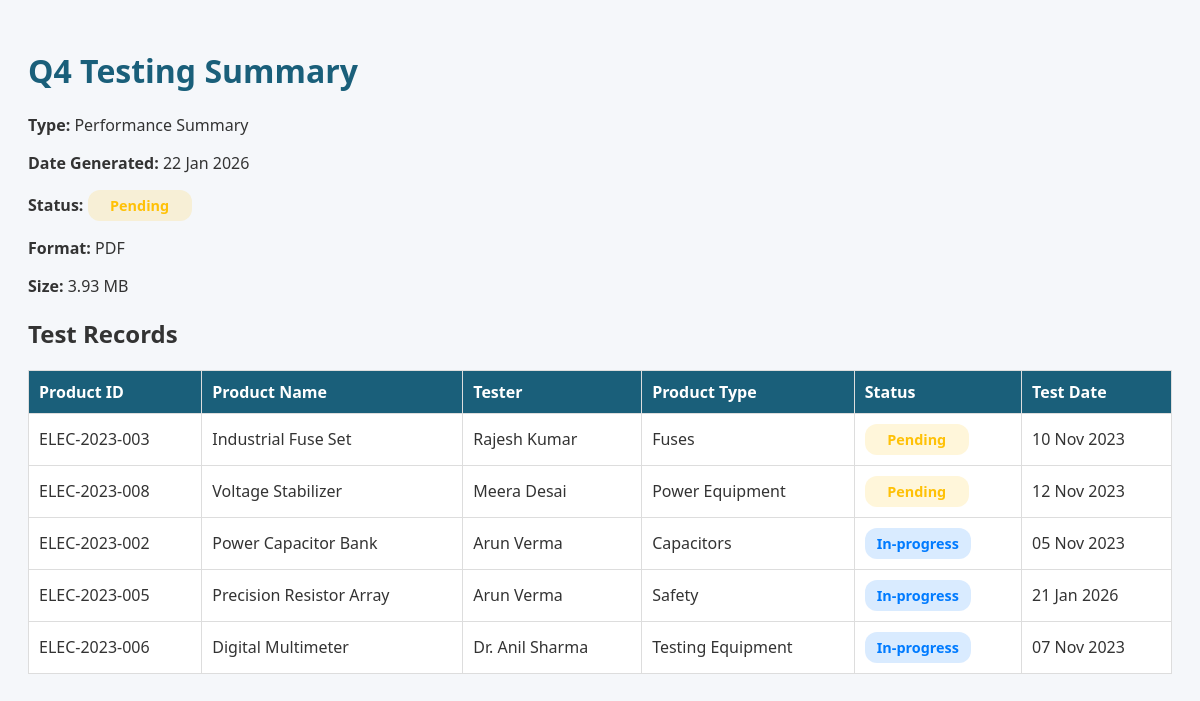
The app's page /api/view_report.php?id=20 with its own data.
### tables this page shows
CREATE TABLE `generated_reports` (
  `report_id` int(11) NOT NULL,
  `report_name` varchar(255) NOT NULL,
  `report_type` varchar(100) NOT NULL,
  `date_generated` date NOT NULL,
  `format` varchar(50) NOT NULL,
  `status` enum('completed','processing','pending','failed') NOT NULL,
  `size` varchar(50) NOT NULL,
  `generated_by` int(11) DEFAULT NULL
);

CREATE TABLE `testing_records` (
  `test_id` int(11) NOT NULL,
  `product_id` varchar(20) NOT NULL,
  `test_date` date NOT NULL,
  `test_type` varchar(100) NOT NULL,
  `test_name` varchar(50) DEFAULT NULL,
  `voltage_rating` varchar(20) DEFAULT NULL,
  `status` varchar(20) DEFAULT NULL,
  `result` varchar(50) DEFAULT NULL,
  `notes` text DEFAULT NULL,
  `created_by` int(11) DEFAULT NULL,
  `created_at` timestamp NOT NULL DEFAULT current_timestamp(),
  `tester_name` varchar(255) DEFAULT NULL,
  `tester_id` int(11) DEFAULT NULL
);

CREATE TABLE `products` (
  `product_id` varchar(20) NOT NULL,
  `name` varchar(255) NOT NULL,
  `category` varchar(50) NOT NULL,
  `voltage_rating` varchar(20) NOT NULL,
  `certification` varchar(50) NOT NULL,
  `description` text NOT NULL,
  `price` decimal(10,2) NOT NULL,
  `stock` int(11) NOT NULL,
  `badge` varchar(20) DEFAULT NULL,
  `featured` tinyint(1) DEFAULT 0,
  `created_at` timestamp NOT NULL DEFAULT current_timestamp(),
  `image` varchar(255) DEFAULT NULL
);

CREATE TABLE `testers` (
  `tester_id` int(11) NOT NULL,
  `tester_name` varchar(255) DEFAULT NULL
);

### api/view_report.php (the view, shortened to what this page needs)
<?php
include("../config/conn.php");
$report_id = $_GET['id'] ?? null;
$stmt = $conn->prepare("SELECT * FROM generated_reports WHERE report_id = ?");
$stmt->bind_param("i", $report_id);
$stmt->execute();
$report = $stmt->get_result()->fetch_assoc();
$testStmt = $conn->prepare("
    SELECT
        tr.test_id,
        tr.product_id,
        p.name AS product_name,
        t.tester_name,
        tr.test_type,
        tr.status,
        tr.test_date
    FROM testing_records tr
    LEFT JOIN products p ON tr.product_id = p.product_id
    LEFT JOIN testers t ON tr.tester_id = t.tester_id
    ORDER BY RAND()
    LIMIT 5
");
$testStmt->execute();
$records = $testStmt->get_result()->fetch_all(MYSQLI_ASSOC);
?>
<!DOCTYPE html>
<html lang="en">
<head>
    <link rel="stylesheet" href="https://cdnjs.cloudflare.com/ajax/libs/font-awesome/6.4.0/css/all.min.css">
</head>
<body>
    <h1><?= htmlspecialchars($report['report_name']) ?></h1>
    <p><strong>Type:</strong> <?= htmlspecialchars($report['report_type']) ?></p>
    <p><strong>Date Generated:</strong> <?= date('d M Y', strtotime($report['date_generated'])) ?></p>
    <p><strong>Status:</strong>
        <span class="status-badge <?= $report['status'] == 'completed' ? 'status-completed' : ($report['status'] == 'in-progress' ? 'status-in-progress' : 'status-pending') ?>">
            <?= ucfirst($report['status']) ?>
        </span>
    </p>
    <p><strong>Format:</strong> <?= strtoupper($report['format']) ?></p>
    <p><strong>Size:</strong> <?= htmlspecialchars($report['size'] ?? '-') ?></p>
    <h2>Test Records</h2>
    <table>
        <thead>
            <tr>
                <th>Product ID</th>
                <th>Product Name</th>
                <th>Tester</th>
                <th>Product Type</th>
                <th>Status</th>
                <th>Test Date</th>
            </tr>
        </thead>
        <tbody>
            <?php foreach ($records as $r): ?>
                <tr>
                    <td><?= htmlspecialchars($r['product_id'] ?? 'N/A') ?></td>
                    <td><?= htmlspecialchars($r['product_name'] ?? 'N/A') ?></td>
                    <td><?= htmlspecialchars($r['tester_name'] ?? 'N/A') ?></td>
                    <td><?= htmlspecialchars($r['test_type'] ?? 'N/A') ?></td>
                    <td>
                        <?php
                        $statusClass = 'status-pending';
                        if (($r['status'] ?? '') == 'completed') $statusClass = 'status-completed';
                        elseif (($r['status'] ?? '') == 'in-progress') $statusClass = 'status-in-progress';
                        elseif (($r['status'] ?? '') == 'failed') $statusClass = 'status-failed';
                        ?>
                        <span class="status-badge <?= $statusClass ?>"><?= ucfirst($r['status'] ?? 'Pending') ?></span>
                    </td>
                    <td><?= date('d M Y', strtotime($r['test_date'] ?? date('Y-m-d'))) ?></td>
                </tr>
            <?php endforeach; ?>
        </tbody>
    </table>
</body>
</html>

### api/view_report.php (style rules this page uses)
body { font-family: 'Segoe UI', Tahoma, Geneva, Verdana, sans-serif; background: #f5f7fa; color: #333; padding: 20px; }
h1 { color: #1a5f7a; }
table { width: 100%; border-collapse: collapse; margin-top: 20px; background: #fff; }
th, td { border: 1px solid #ddd; padding: 10px; text-align: left; }
th { background: #1a5f7a; color: #fff; }
.status-badge { padding: 6px 12px; border-radius: 12px; font-weight: 600; font-size: 0.9rem; display: inline-block; min-width: 80px; text-align: center; }
.status-pending { background: rgba(255, 193, 7, 0.15); color: #ffc107; }
.status-in-progress { background: rgba(0, 123, 255, 0.15); color: #007bff; }

### records on screen
generated_reports: report_name "Q4 Testing Summary", report_type "Performance Summary", date_generated "22 Jan 2026", status "Pending", format "PDF", size "3.93 MB"
testing_records: product "ELEC-2023-003", product.name "Industrial Fuse Set", tester.tester_name "Rajesh Kumar", test_type "Fuses", status "Pending"
testing_records: product "ELEC-2023-008", product.name "Voltage Stabilizer", tester.tester_name "Meera Desai", test_type "Power Equipment", status "Pending"
testing_records: product "ELEC-2023-002", product.name "Power Capacitor Bank", tester.tester_name "Arun Verma", test_type "Capacitors", status "In-progress"
testing_records: product "ELEC-2023-005", product.name "Precision Resistor Array", tester.tester_name "Arun Verma", test_type "Safety", status "In-progress"
testing_records: product "ELEC-2023-006", product.name "Digital Multimeter", tester.tester_name "Dr. Anil Sharma", test_type "Testing Equipment", status "In-progress"
